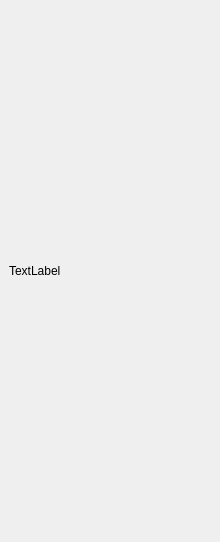
<?xml version="1.0" encoding="UTF-8"?>
<ui version="4.0">
 <class>LayerPanel</class>
 <widget class="QDockWidget" name="LayerPanel">
  <property name="geometry">
   <rect>
    <x>0</x>
    <y>0</y>
    <width>220</width>
    <height>542</height>
   </rect>
  </property>
  <property name="minimumSize">
   <size>
    <width>220</width>
    <height>542</height>
   </size>
  </property>
  <property name="windowTitle">
   <string>Layers</string>
  </property>
  <widget class="QWidget" name="dockWidgetContents">
   <property name="sizePolicy">
    <sizepolicy hsizetype="Expanding" vsizetype="Expanding">
     <horstretch>0</horstretch>
     <verstretch>0</verstretch>
    </sizepolicy>
   </property>
   <property name="minimumSize">
    <size>
     <width>220</width>
     <height>0</height>
    </size>
   </property>
   <layout class="QGridLayout" name="gridLayout">
    <item row="0" column="0">
     <layout class="QHBoxLayout" name="horizontalLayout">
      <property name="spacing">
       <number>3</number>
      </property>
     </layout>
    </item>
    <item row="1" column="0">
     <widget class="QLabel" name="layerLabel">
      <property name="sizePolicy">
       <sizepolicy hsizetype="Preferred" vsizetype="Fixed">
        <horstretch>0</horstretch>
        <verstretch>0</verstretch>
       </sizepolicy>
      </property>
      <property name="text">
       <string>TextLabel</string>
      </property>
     </widget>
    </item>
   </layout>
  </widget>
 </widget>
 <resources/>
 <connections/>
</ui>
